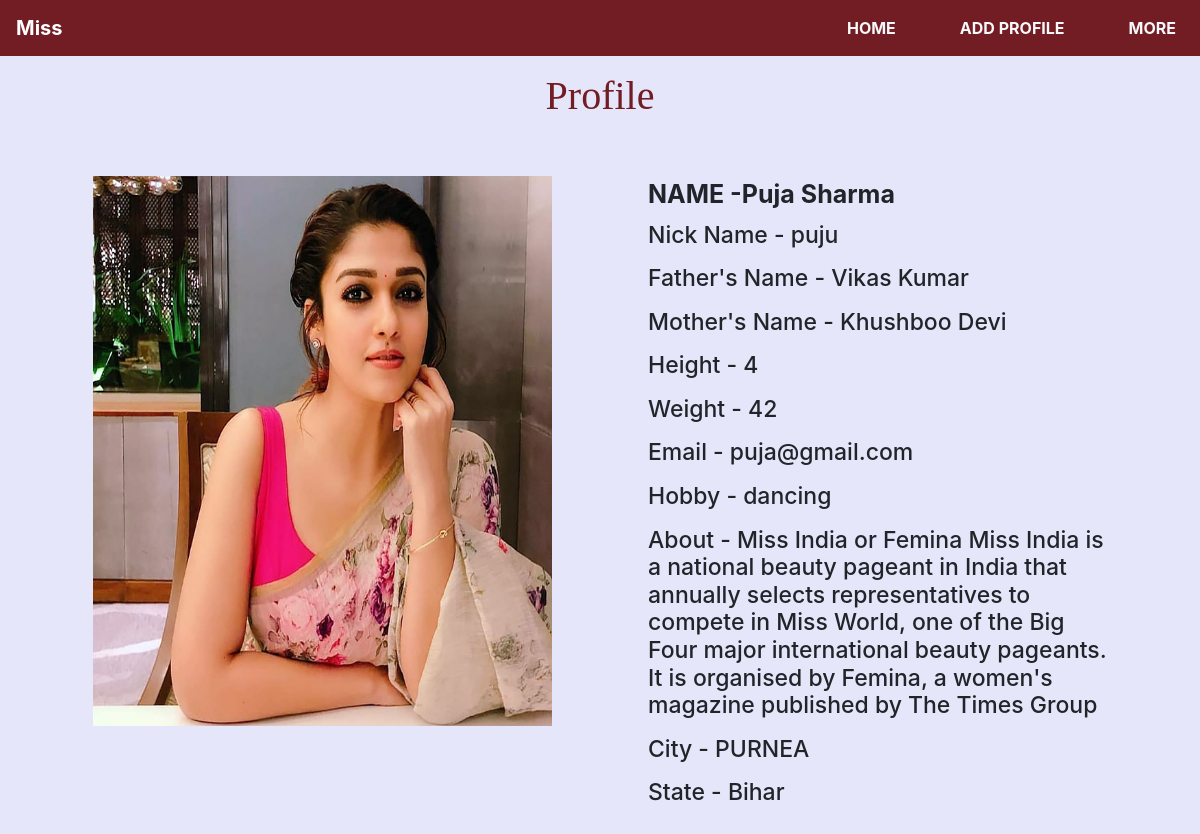
/profile_view/4, run on the app's committed database.
### poll/models.py (models this page shows, shortened)
class Contestant(models.Model):
    first_name = models.CharField(max_length=200)
    last_name = models.CharField(max_length=200)
    nick_name = models.CharField(max_length=200, default=None)
    fathers_name = models.CharField(max_length=200)
    mothers_name = models.CharField(max_length=200)
    contact = models.IntegerField(default=0)
    image = models.ImageField(upload_to="pic/")
    email = models.EmailField(unique=True)
    password = models.CharField(max_length=200)
    dob = models.DateField()
    height = models.IntegerField(default=0)
    weight = models.IntegerField(default=0)
    about = models.TextField(max_length=2000)
    hobby = models.CharField(max_length=1000)
    city = models.ForeignKey(City, on_delete=models.CASCADE, default=None)
    state = models.ForeignKey(State, on_delete=models.CASCADE, default=None)

class City(models.Model):
    city_name = models.CharField(max_length=200)
    state_name = models.ForeignKey(State, on_delete=models.CASCADE)
    def __str__(self):
        return self.city_name

class State(models.Model):
    state_name = models.CharField(max_length=200)
    def __str__(self):
        return self.state_name

### poll/views.py (the view)
# urls.py: path('profile_view/<int:id>', views.profile_view, name="profile_view"),
def profile_view(r, id):
    return render(r, 'contestnt/view.html', {
        'contestants': Contestant.objects.get(pk=id),
    })

### templates/contestnt/view.html (shortened to what this page needs)
{% extends 'contestnt/index.html' %}
{% block container %}
    <div class="container">
     <div class="col-lg-12">
         <h1 class="text-center mt-3" style="color: #721c24; font-family: 'Lucida Fax'">Profile</h1>
         <div class="row">
             <div class="col-lg-6 p-5">
                    <img src="{{ contestants.image.url }}" alt="" width="100%" height="550px">
             </div>
             <div class="col-lg-6 p-5">
                 <label for=""><strong style="font-size: 25px">NAME -{{ contestants.first_name }} {{ contestants.last_name }}</strong></label><br>
                 <label for=""><h6 style="font-size: 23px">Nick Name - {{ contestants.nick_name }}</h6></label><br>
                 <label for=""><h6 style="font-size: 23px">Father's Name - {{ contestants.fathers_name }}</h6></label>
                 <label for=""><h6 style="font-size: 23px">Mother's Name - {{ contestants.mothers_name }}</h6></label><br>
                 <label for=""><h6 style="font-size: 23px">Height -      {{ contestants.height }}</h6></label><br>
                 <label for=""><h6 style="font-size: 23px">Weight -      {{ contestants.weight }}</h6></label><br>
                 <label for=""><h6 style="font-size: 23px">Email -      {{ contestants.email }}</h6></label><br>
                 <label for=""><h6 style="font-size: 23px">Hobby -      {{ contestants.hobby }}</h6></label><br>
                 <label for=""><h6 style="font-size: 23px;">About -      {{ contestants.about }}</h6></label><br>
                 <label for=""><h6 style="font-size: 23px">City -      {{ contestants.city }}</h6></label><br>
                 <label for=""><h6 style="font-size: 23px">State -      {{ contestants.state }}</h6></label>
             </div>
         </div>
     </div>
    </div>
{% endblock %}

### data on the page
Contestant: image (picture), first_name "Puja", last_name "Sharma", nick_name "puju", fathers_name "Vikas Kumar", mothers_name "Khushboo Devi", height "4", weight "42", email "puja@gmail.com", hobby "dancing", about "Miss India or Femina Miss India is a national beauty pageant in India that annually selects representatives to compete in Miss World, one of the Big Four major international beauty pageants. It is organised by Femina, a women's magazine published by The Times Group", city "PURNEA", state "Bihar"
